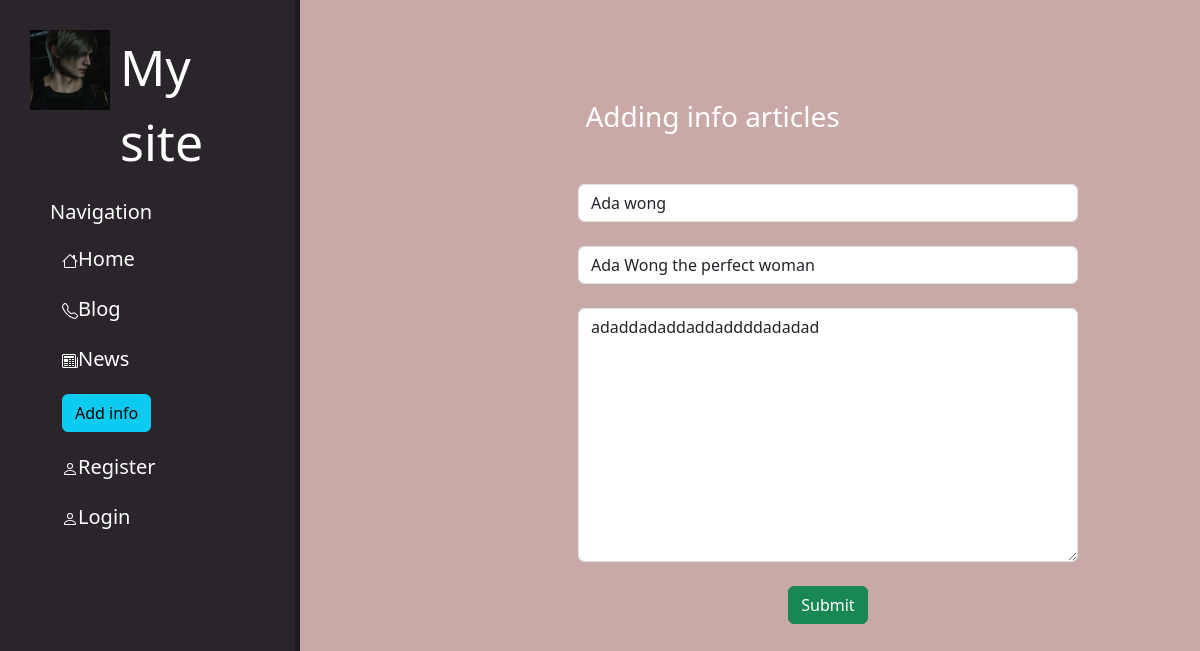
The page /news/2/update on the database its author committed.
### news/models.py (models this page shows, shortened)
class Articles(models.Model):
    title=models.CharField('Title of article', max_length=255)
    anons=models.CharField('Anons', max_length=255)
    full_text=models.TextField('The article')
    date = models.DateTimeField('Date', blank=True)
    class Meta:
        verbose_name='Article'
        verbose_name_plural='Articles'

### news/views.py (the view)
# urls.py: path('<int:pk>/update',views.NewsUpdateView.as_view(),name='news-update'),
class NewsUpdateView(UpdateView):
    model=Articles
    template_name = 'news/create.html'
    form_class = ArticlesForm

### news/forms.py
class ArticlesForm(ModelForm):
    class Meta:
        model=Articles
        fields=[
            'title','anons','full_text','date'
        ]
        widgets={
            "title":TextInput(attrs={
                'class':'form-control',
                'placeholder':'The title'
                }),
            "anons": TextInput(attrs={
                'class': 'form-control',
                'placeholder': 'The anons'
            }),
            "date": DateTimeInput(attrs={
                'class': 'form-control',
                'placeholder': 'The date'
            }),
            "full_text": Textarea(attrs={
                'class': 'form-control',
                'placeholder': 'The article'
            })
        }

### news/templates/news/create.html (shortened to what this page needs)
{%extends 'main/layout.html'%}
{%block content%}
    <div class="features">
        <h3>Adding info articles</h3>
        <form method="post">
            {{form.title}}<br>
            {{form.anons}}<br>
            {{form.full_text}}<br>
            <button class="btn btn-success" type="submit">Submit</button>
        </form>
    </div>
{%endblock%}

### main/static/main/css/main.css (style rules this page uses)
body { background:#c9a9a7; }
.features { float:left; color:#fff; margin-top:100px; text-align:center; width:75%; }
form { margin-left:27%; width:500px; margin-top:50px; }

### rows shown on the page
Articles: title "Ada wong", anons "Ada Wong the perfect woman", full_text "adaddadaddaddaddddadadad"
